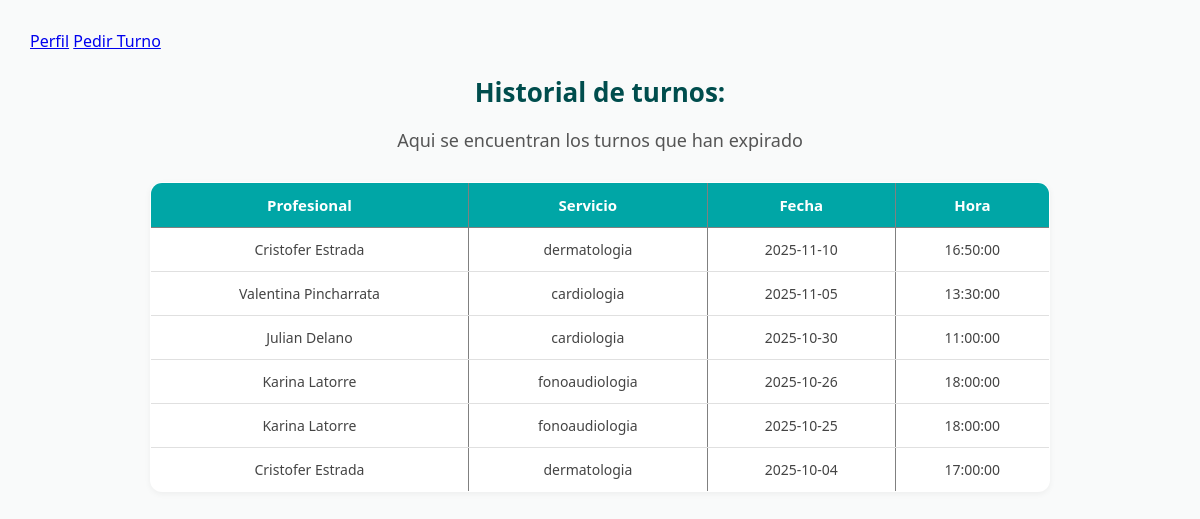
Page /php/turnos/historialturnos.php (signed in) on the earlier database version.
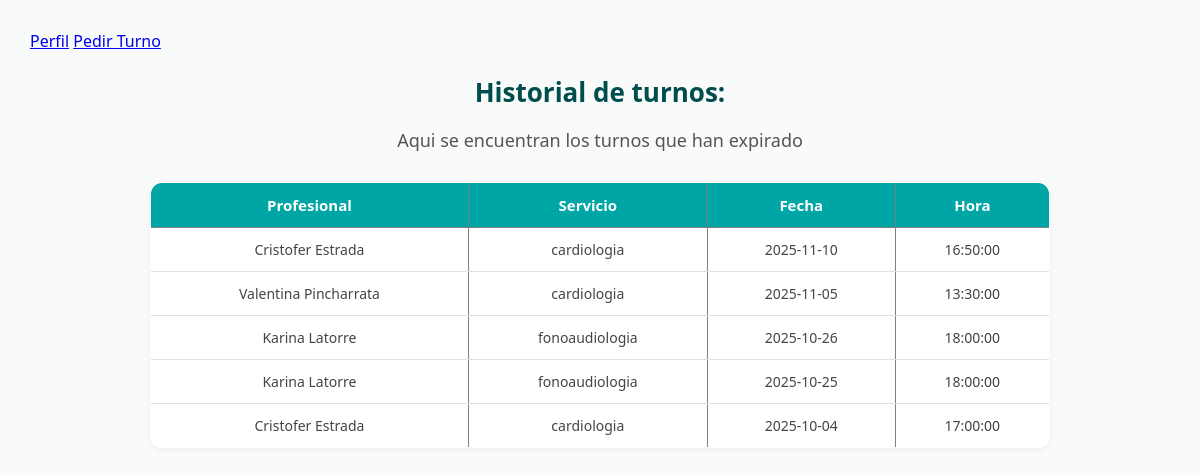
Same page on the later database version.
### tables this page shows
CREATE TABLE `turnos` (
  `id_turno` int(11) NOT NULL,
  `id_usuario` int(11) NOT NULL,
  `id_horario` int(11) NOT NULL
);

CREATE TABLE `profesionales` (
  `id_profesional` int(11) NOT NULL,
  `nombre` varchar(30) NOT NULL,
  `apellido` varchar(30) NOT NULL,
  `id_servicio` int(11) NOT NULL,
  `dias_trabajados` varchar(50) NOT NULL,
  `hora_inicio` time NOT NULL,
  `hora_fin` time NOT NULL,
  `intervalo` tinyint(4) NOT NULL
);

CREATE TABLE `servicios` (
  `id_servicio` int(11) NOT NULL,
  `nombre` varchar(30) NOT NULL,
  `descripcion` varchar(100) NOT NULL
);

CREATE TABLE `horarios` (
  `id_horario` int(11) NOT NULL,
  `id_profesional` int(11) NOT NULL,
  `dia` date NOT NULL,
  `hora` time NOT NULL
);

### php/turnos/historialturnos.php (the view, shortened to what this page needs)
        <?php
            require_once('../conexion.php');
        ?>
<!DOCTYPE html>
<html lang="en">
    <head>
        <link rel="stylesheet" type="text/css" href="../../css/historialturnos.css">
    </head>
    <body>
        <a href='../usuario/perfil.php'>Perfil</a>
        <a href='pedirturno.php'>Pedir Turno</a>
        <?php
            echo"<h2>Historial de turnos: </h2>";
            echo"<h3>Aqui se encuentran los turnos que han expirado</h3>";
            $id_usuario = $_SESSION['idusuario'];
            $sql =  "SELECT t.id_turno,
                            p.nombre AS doctor_nombre, p.apellido AS doctor_apellido,
                            s.nombre AS servicio, h.dia, h.hora
                    FROM turnos t /* desde la tabla `turnos` */
                    INNER JOIN horarios h ON t.id_horario = h.id_horario /* se junta con `horarios` mediante 'id_horario' */
                    INNER JOIN profesionales p ON h.id_profesional = p.id_profesional /* mediante el INNER JOIN con `horarios`, se junta con `profesionales` mediante id */
                    INNER JOIN servicios s ON p.id_servicio = s.id_servicio /* y finalmente se junta con `servicios` */
                    WHERE t.id_usuario = $id_usuario /* filtra por el usuario logueado */
                    AND (h.dia < CURDATE() OR (h.dia = CURDATE() AND h.hora < CURTIME())) /* filtra por turnos pasados */
                    ORDER BY h.dia DESC, h.hora DESC";
            $resultado = mysqli_query($conexion, $sql);
            if (mysqli_num_rows($resultado) > 0)
            {
                echo "<table border='1'>";
                echo "<tr>";
                echo "<th>Profesional</th>";
                echo "<th>Servicio</th>";
                echo "<th>Fecha</th>";
                echo "<th>Hora</th>";
                echo "</tr>";
                while ($arreglo = mysqli_fetch_assoc($resultado))
                {
                    echo "<tr>";
                    echo "<td>" . htmlspecialchars($arreglo['doctor_nombre']) . " " . htmlspecialchars($arreglo['doctor_apellido']) . "</td>";
                    echo "<td>" . htmlspecialchars($arreglo['servicio']) . "</td>";
                    echo "<td>" . htmlspecialchars($arreglo['dia']) . "</td>";
                    echo "<td>" . htmlspecialchars($arreglo['hora']) . "</td>";
                    echo "</tr>";
                }
                echo "</table>";
            }
            else
            {
                echo "<p>No tienes turnos en tu historial.</p>";
            }
        ?>
    </body>
</html>

### css/historialturnos.css (style rules this page uses)
body { margin: 0; padding: 30px; font-family: 'Segoe UI', Tahoma, Geneva, Verdana, sans-serif; background: #f9fafa; color: #333; }
h2 { text-align: center; font-size: 26px; color: #004d4d; margin-bottom: 10px; }
h3 { text-align: center; font-size: 18px; font-weight: 400; color: #555; margin-bottom: 30px; }
table { width: 100%; max-width: 900px; margin: 0 auto; border-collapse: collapse; background: #ffffff; border-radius: 12px; overflow: hidden; box-shadow: 0 2px 6px rgba(0,0,0,0.05); }
table th { background: #00a6a6; color: #fff; padding: 12px; font-size: 15px; text-align: center; }
table td { padding: 12px; text-align: center; border-bottom: 1px solid #e0e0e0; font-size: 14px; color: #444; }
table tr:last-child td { border-bottom: none; }

Differences in the rows shown:
removed turnos: profesionales.nombre "Julian", profesionales.apellido "Delano", servicios.nombre "cardiologia", id_horario.dia "2025-10-30", id_horario.hora "11:00:00"
computed for turnos (number 1 of 5 on the later page): servicios.nombre "dermatologia" → "cardiologia"
computed for turnos (number 5 of 5 on the later page): servicios.nombre "dermatologia" → "cardiologia"
